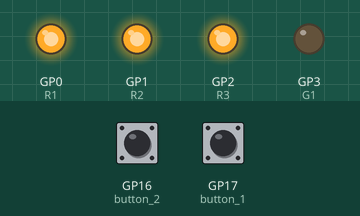
Simulated run of this program. Board: Raspberry Pi Pico running MicroPython. Parts: output pins drawn as LEDs (lit = HIGH). The test bench sets the inputs (shaded band); at power-on: GP16 (button_2) HIGH, GP17 (button_1) HIGH.

Above: at 1.2 s.
1.3 s: GP16 (button_2) pulled LOW for 0.15 s
At 2.0 s:
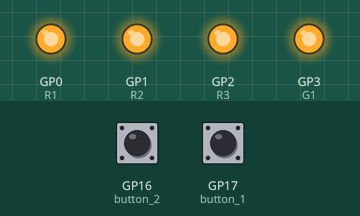
3.0 s: GP17 (button_1) pulled LOW for 0.15 s
At 3.5 s:
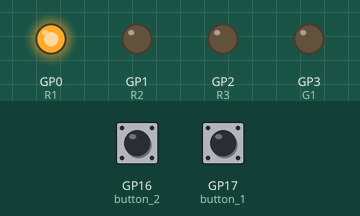
6.1 s: GP16 (button_2) pulled LOW for 1 s
At 8.3 s:
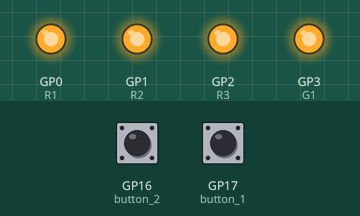
8.6 s: GP17 (button_1) pulled LOW for 1 s
At 10.5 s:
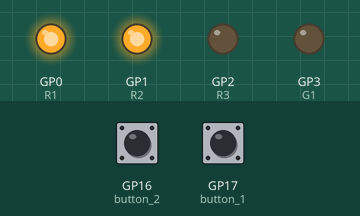
Timing chart, 0 to 13.6 s (numbered marks = the images above; inputs shaded):
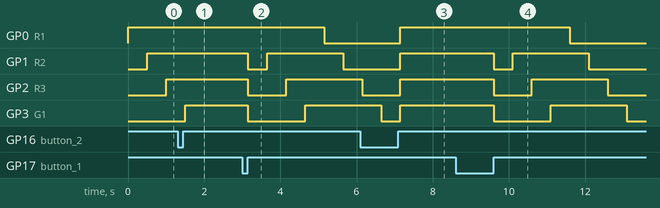

Measured:
- after the input at 1.3 s, GP0 (R1): stays HIGH (without the input it goes to LOW after 0.70 s); GP1 (R2): stays HIGH (without the input it goes to LOW after 1.2 s)
- after the input at 3.0 s, GP0 (R1): HIGH → LOW after 2.2 s; GP1 (R2): HIGH → LOW after 0.15 s, → HIGH 0.50 s later, → LOW 2.0 s later; GP2 (R3): HIGH → LOW after 0.15 s, → HIGH 1.0 s later; GP3 (G1): HIGH → LOW after 0.15 s, → HIGH 1.5 s later
- after the input at 6.1 s, GP0 (R1): goes on until 7.2 s, then stays HIGH
- after the input at 8.6 s, GP0 (R1): HIGH → LOW after 3.0 s; GP1 (R2): HIGH → LOW after 1.0 s, → HIGH 0.50 s later, → LOW 2.0 s later; GP2 (R3): HIGH → LOW after 1.0 s, → HIGH 1.0 s later, → LOW 2.0 s later; GP3 (G1): HIGH → LOW after 1.0 s, → HIGH 1.5 s later, → LOW 2.0 s later

The program:

simple_states.py
```python
from machine import Pin
from time import sleep_ms, ticks_ms


#===================
# INITIALIZE PINS
#===================

# 1. SETTING UP THE LIGHTS
#
# The names chosen (R1, R2, etc) are arbitrary and can (and should) be renamed.
# Name your lights something that makes sense and can easily be identified later.
# Examples:
#   LAWN, TREE, ROOF, etc
#
# The Pin assignments can be any GPIO pin that is free on the raspberry pi.
# For simplicity, 0-3 have been chosen for this script.
# Only 4 are used here, but you can add (or subtract) as many as you need.
R1 = Pin(0, Pin.OUT)
R2 = Pin(1, Pin.OUT)
R3 = Pin(2, Pin.OUT)
G1 = Pin(3, Pin.OUT)


# 2. SETTING UP BUTTONS
#
# Optionally, you can control the lights to some extent with buttons.
# Two buttons are in use for this script:
#   One for starting/restarting the show.
#   One for ending the show and turning all the lights on.
#Buttons for controlling the state_idle
button_1 = Pin(17, Pin.IN, Pin.PULL_UP)
previous_ticks_1 = ticks_ms()
debounce_time_1 = 200

button_2 = Pin(16, Pin.IN, Pin.PULL_UP)
previous_ticks_2 = ticks_ms()
debounce_time_2 = 200


#===================
# OTHER VARIABLES
#===================

# States
state_on = 0
state_play = 1
state_idle = 2
current_state = state_play  # Start playing immediately when powered on.
                            # Change this to start in a different state.

# Music timing
BPM = 120.0             # Set the BPM to match your chosen song
BPS = BPM/60.0          # Ignore this - it is set automatically
QTR_ms = int(1000/BPS)  # Ignore this - it is set automatically

# Music commands
# This is what dictates the sequence of turning lights on/off.
# You can add as many commands as you like.
# You can also add a comment to each section of the music to make it easier to look at.
#   - examples given below
#   - comments are started with a # and are ignored by the script.
# Add as much blank space as you like as well.
#
# Each command is a dictionary with 3 keys.
#   - "on": list of lights to turn on
#       - (you don't need to specify lights that are already on, but you can if that helps)
#   - "off": list of lights to turn off
#       - (you don't need to specify lights that are already off, but you can if that helps)
#   - "qtr": the number of quarter notes (beats) to display the command for
#       - (how long to leave the lights in this state before moving to the next command)
#       - it's okay to use any number bigger/smaller than 1.
#           For example, 0.25 is 1/4 of a quarter note (in other words, a 16th note)
#           Similarly, a value of 4 quarter notes is (likely) a full measure (in 4/4 time).
commands = [
    # intro
    {"on": [R1], "off": [], "qtr": 1},
    {"on": [R2], "off": [], "qtr": 1},
    {"on": [R3], "off": [], "qtr": 1},
    {"on": [G1], "off": [], "qtr": 1},
    {"on": [], "off": [R1], "qtr": 1},
    {"on": [], "off": [R2], "qtr": 1},
    {"on": [], "off": [R3], "qtr": 1},
    {"on": [], "off": [G1], "qtr": 1},
    # verse
    {"on": [R1], "off": [], "qtr": 0.5},
    {"on": [R2], "off": [], "qtr": 0.5},
    {"on": [R3], "off": [], "qtr": 0.5},
    {"on": [G1], "off": [], "qtr": 0.5},
    {"on": [], "off": [R1], "qtr": 0.5},
    {"on": [], "off": [R2], "qtr": 0.5},
    {"on": [], "off": [R3], "qtr": 0.5},
    {"on": [], "off": [G1], "qtr": 0.5},
    # chorus
    {"on": [R1, R2, R3, G1], "off": [], "qtr": 1},
    {"on": [], "off": [R1, R2, R3, G1], "qtr": 1},
    {"on": [R1, R2, R3, G1], "off": [], "qtr": 1},
    {"on": [], "off": [R1, R2, R3, G1], "qtr": 1}
]


#========================
# LED CONTROL FUNCTIONS
#========================
def update_leds(on=[], off=[]):
    for led in on:
        led.on()
    for led in off:
        led.off()


def all_on():
    update_leds([R1, R2, R3, G1], [])


def all_off():
    update_leds([], [R1, R2, R3, G1])


#========================
# BUTTON INTERRUPTS
#========================
def button_1_pressed(button):
    global current_state
    global previous_ticks_1
    global debounce_time_1
    current_ticks = ticks_ms()
    if current_ticks - previous_ticks_1 > debounce_time_1:
        previous_ticks_1 = current_ticks
        #R1.toggle()
        current_state = state_play


def button_2_pressed(button):
    global current_state
    global previous_ticks_2
    global debounce_time_2
    current_ticks = ticks_ms()
    if current_ticks - previous_ticks_2 > debounce_time_2:
        previous_ticks_2 = current_ticks
        #G1.toggle()
        current_state = state_on


#========================
# STATES
#========================
def state_playback():
    for cmd in commands:
        if current_state != state_idle:
            break
        update_leds(cmd["on"], cmd["off"])
        sleep_ms(int(cmd["qtr"]*QTR_ms))


#========================
# ENTRYPOINT
#========================


if __name__ == "__main__":
    global current_state

    # setup interrupts
    button_1.irq(trigger=Pin.IRQ_RISING, handler=button_1_pressed)
    button_2.irq(trigger=Pin.IRQ_RISING, handler=button_2_pressed)

    # main loop
    while True:
        if current_state == state_play:
            all_off()
            current_state = state_idle
            while current_state == state_idle:
                state_playback()
        elif current_state == state_on:
            all_on()
            while current_state == state_on:
                pass
        # Add more states here as needed
        #elif current_state == some_other_state:
        #    # your code here
        #    pass
```
